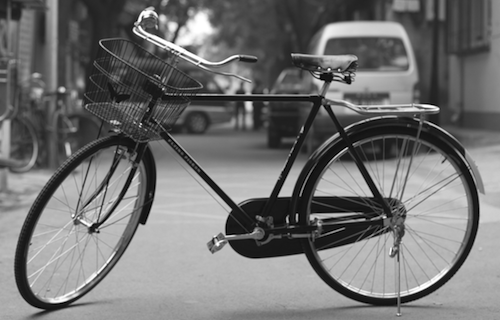
#> input picture images/bicycle.png, 500 x 320 px; its folder holds 4 pictures in this run
$ python ImageSlideshow2.py
#> lines starting #> are read from the running program, lines starting #| are printed output that depends on the picture
from unittest import result
import cv2 as cv
import numpy as np
from math import ceil
import os
import time
import sys

def getImagePath():
    dst = "images/"
    images = os.listdir(dst)
    length = len(images)
    return [dst, images, length]

def getImage(array, i):
#> called with i = 1
    img = cv.imread(array[0] + array[1][i])
#> img is the input picture: shape (320, 500, 3); min 0, max 255, mean 114.2
    if img is None:
        sys.exit("couldnt read file")
    img = cv.resize(img, (360,360))
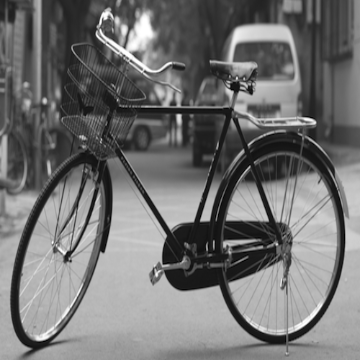
#> img: shape (360, 360, 3); min 1, max 255, mean 114.1
    return img

def slideShow(array, i, alpha, result, img):
#> called with i = 1, alpha = 1
    while(True):
        if(ceil(alpha) == 0):
            alpha = 1.0
            i = (i+1) % array[2]
            img = getImage(array, i)
        alpha -= 0.01
        result = cv.addWeighted(result, alpha, img, 1-alpha, 0)
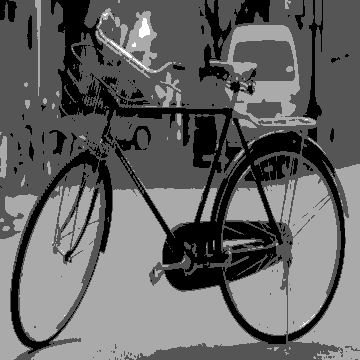
#> result: shape (360, 360, 3); min 0, max 3, mean 1.2; drawn with min black and max white
        cv.imshow("slide show", result)
        time.sleep(0.002)
        key = cv.waitKey(1) & 0xff
#> (key q is pressed here)
        if key == ord('q'):
            break

def main():
    result = np.zeros((360, 360, 3) , np.uint8)
    index = 1
    alpha = 1.0
    e1 = cv.getTickCount()
    ImageData = getImagePath()
    e2 = cv.getTickCount()
    time = (e2-e1)/cv.getTickFrequency()
    print("time: ", time)
    img = getImage(ImageData, index)
    slideShow(ImageData, index, alpha, result, img)
    cv.destroyAllWindows()

if __name__ == "__main__":
    main()
